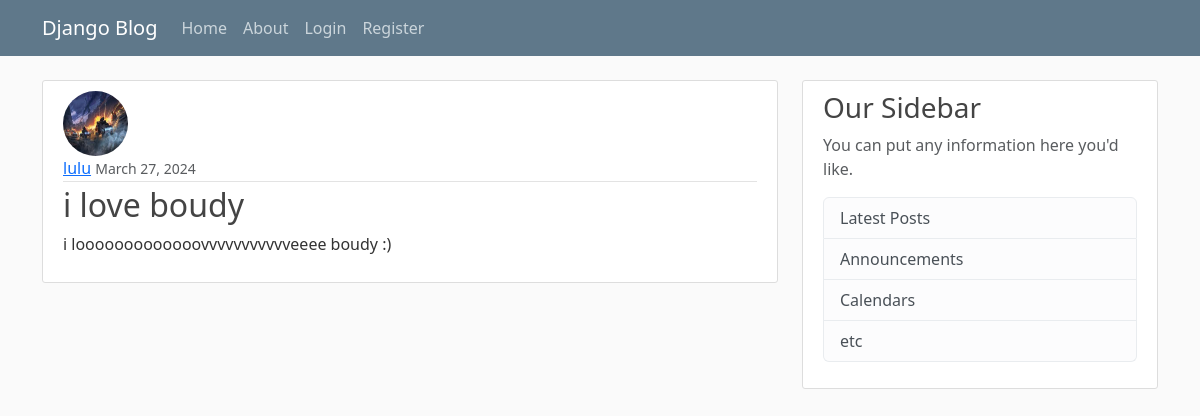
Page /post/20/ on the committed database.
### blogApp/models.py (models this page shows, shortened)
class Post(models.Model):
    title = models.CharField(max_length=100)
    content = models.TextField()
    date_posted = models.DateTimeField(default=timezone.now)
    author = models.ForeignKey(User, on_delete=models.CASCADE)

### users/models.py (models this page shows, shortened)
class Profile(models.Model):
    user = models.OneToOneField(User, on_delete=models.CASCADE)
    image = models.ImageField(default='default.png', upload_to='profile_pics')

### blogApp/views.py (the view)
# urls.py: path('post/<int:pk>/', PostDetailView.as_view(), name='post-detail'),
class PostDetailView(DetailView):
    model = Post

### blogApp/templates/blogApp/post_detail.html (shortened to what this page needs)
{% extends "base.html"%}
{% block content %}
    <article class="media content-section">
        <img src="{{ object.author.profile.image.url }}" alt="author image" class="rounded-circle article-img" >
        <div class="media-body">
            <div class="article-metadata">
                <a class="mr-2" href="{% url 'user-posts' object.author.username %}">{{ post.author }}</a>
                <small class="text-muted">{{ object.date_posted|date:"F d, Y" }}</small>
            </div>
            <h2 class="article-title">{{ object.title }}</h2>
            <p class="article-content">{{ object.content }}</p>
        </div>
    </article>
{% endblock content %}

### blogApp/static/main.css (style rules this page uses)
body { background: #fafafa; color: #333333; margin-top: 5rem; }
h1, h2, h3, h4, h5, h6 { color: #444444; }
.content-section { background: #ffffff; padding: 10px 20px; border: 1px solid #dddddd; border-radius: 3px; margin-bottom: 20px; }
.article-title { color: #444444; }
.article-content { white-space: pre-line; }
.article-img { height: 65px; width: 65px; margin-right: 16px; }
.article-metadata { padding-bottom: 1px; margin-bottom: 4px; border-bottom: 1px solid #e3e3e3 }

### rows in the picture
Post: author.profile.image (picture), author "lulu", date_posted "March 27, 2024", title "i love boudy", content "i looooooooooooovvvvvvvvvvveeee boudy :)"
